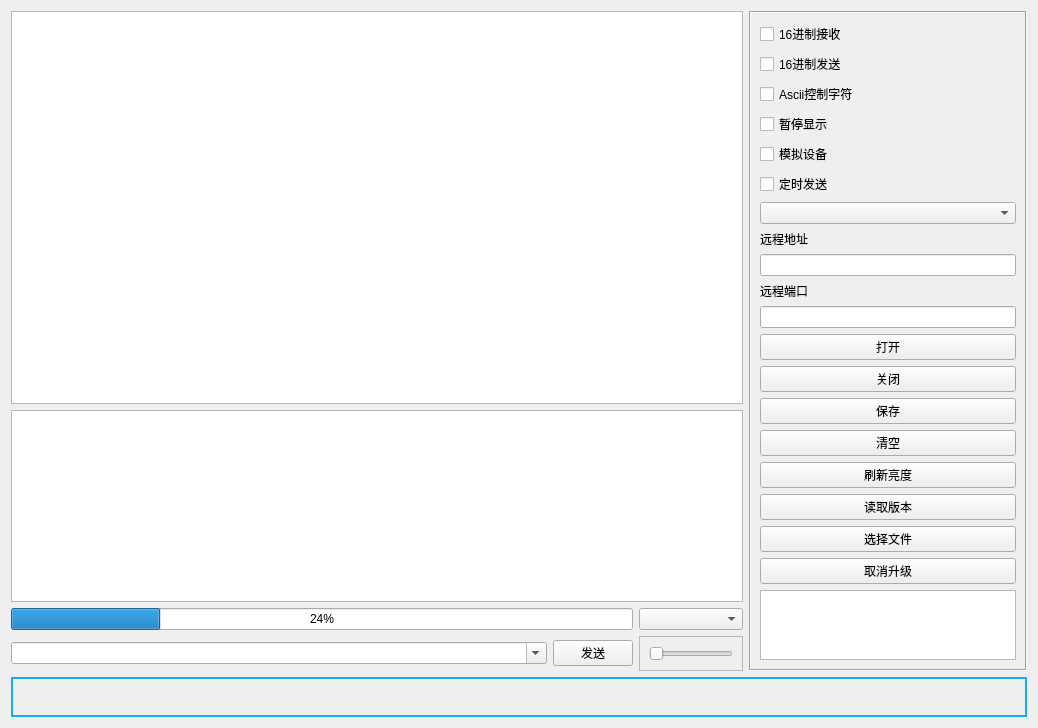
<?xml version="1.0" encoding="UTF-8"?>
<ui version="4.0">
 <class>frmUdpClient</class>
 <widget class="QWidget" name="frmUdpClient">
  <property name="geometry">
   <rect>
    <x>0</x>
    <y>0</y>
    <width>1038</width>
    <height>627</height>
   </rect>
  </property>
  <property name="windowTitle">
   <string>Form</string>
  </property>
  <layout class="QGridLayout" name="gridLayout" rowstretch="1,0,0,0,0,0,0" columnstretch="6,0,0">
   <item row="0" column="2" rowspan="6">
    <widget class="QFrame" name="frame">
     <property name="sizePolicy">
      <sizepolicy hsizetype="Preferred" vsizetype="Preferred">
       <horstretch>0</horstretch>
       <verstretch>0</verstretch>
      </sizepolicy>
     </property>
     <property name="minimumSize">
      <size>
       <width>0</width>
       <height>0</height>
      </size>
     </property>
     <property name="maximumSize">
      <size>
       <width>16777215</width>
       <height>16777215</height>
      </size>
     </property>
     <property name="frameShape">
      <enum>QFrame::Box</enum>
     </property>
     <property name="frameShadow">
      <enum>QFrame::Sunken</enum>
     </property>
     <layout class="QVBoxLayout" name="verticalLayout_2">
      <item>
       <widget class="QCheckBox" name="ckHexReceive">
        <property name="text">
         <string>16进制接收</string>
        </property>
       </widget>
      </item>
      <item>
       <widget class="QCheckBox" name="ckHexSend">
        <property name="text">
         <string>16进制发送</string>
        </property>
       </widget>
      </item>
      <item>
       <widget class="QCheckBox" name="ckAscii">
        <property name="text">
         <string>Ascii控制字符</string>
        </property>
       </widget>
      </item>
      <item>
       <widget class="QCheckBox" name="ckShow">
        <property name="text">
         <string>暂停显示</string>
        </property>
       </widget>
      </item>
      <item>
       <widget class="QCheckBox" name="ckDebug">
        <property name="text">
         <string>模拟设备</string>
        </property>
       </widget>
      </item>
      <item>
       <widget class="QCheckBox" name="ckAutoSend">
        <property name="text">
         <string>定时发送</string>
        </property>
       </widget>
      </item>
      <item>
       <widget class="QComboBox" name="cboxInterval"/>
      </item>
      <item>
       <widget class="QLabel" name="labServerIP">
        <property name="text">
         <string>远程地址</string>
        </property>
       </widget>
      </item>
      <item>
       <widget class="QLineEdit" name="txtServerIP"/>
      </item>
      <item>
       <widget class="QLabel" name="labServerPort">
        <property name="text">
         <string>远程端口</string>
        </property>
       </widget>
      </item>
      <item>
       <widget class="QLineEdit" name="txtServerPort"/>
      </item>
      <item>
       <widget class="QPushButton" name="btnOpen">
        <property name="text">
         <string>打开</string>
        </property>
       </widget>
      </item>
      <item>
       <widget class="QPushButton" name="btnClose">
        <property name="text">
         <string>关闭</string>
        </property>
       </widget>
      </item>
      <item>
       <widget class="QPushButton" name="btnSave">
        <property name="text">
         <string>保存</string>
        </property>
       </widget>
      </item>
      <item>
       <widget class="QPushButton" name="btnClear">
        <property name="text">
         <string>清空</string>
        </property>
       </widget>
      </item>
      <item>
       <spacer name="verticalSpacer">
        <property name="orientation">
         <enum>Qt::Vertical</enum>
        </property>
        <property name="sizeHint" stdset="0">
         <size>
          <width>20</width>
          <height>40</height>
         </size>
        </property>
       </spacer>
      </item>
      <item>
       <widget class="QPushButton" name="pushButton">
        <property name="text">
         <string>刷新亮度</string>
        </property>
       </widget>
      </item>
      <item>
       <widget class="QPushButton" name="pushButton_4">
        <property name="text">
         <string>读取版本</string>
        </property>
       </widget>
      </item>
      <item>
       <widget class="QPushButton" name="pushButton_2">
        <property name="text">
         <string>选择文件</string>
        </property>
       </widget>
      </item>
      <item>
       <widget class="QPushButton" name="pushButton_3">
        <property name="text">
         <string>取消升级</string>
        </property>
       </widget>
      </item>
      <item>
       <widget class="QTextEdit" name="textEdit"/>
      </item>
     </layout>
    </widget>
   </item>
   <item row="4" column="1">
    <widget class="QComboBox" name="comboBox"/>
   </item>
   <item row="0" column="0" rowspan="3" colspan="2">
    <widget class="QTextEdit" name="txtMain">
     <property name="readOnly">
      <bool>true</bool>
     </property>
    </widget>
   </item>
   <item row="3" column="0" colspan="2">
    <widget class="QTableWidget" name="tableWidget">
     <property name="sizePolicy">
      <sizepolicy hsizetype="Expanding" vsizetype="Expanding">
       <horstretch>0</horstretch>
       <verstretch>0</verstretch>
      </sizepolicy>
     </property>
    </widget>
   </item>
   <item row="4" column="0">
    <widget class="QProgressBar" name="progressBar">
     <property name="value">
      <number>24</number>
     </property>
    </widget>
   </item>
   <item row="5" column="0">
    <widget class="QWidget" name="widget" native="true">
     <layout class="QHBoxLayout" name="layUdpServer">
      <property name="leftMargin">
       <number>0</number>
      </property>
      <property name="topMargin">
       <number>0</number>
      </property>
      <property name="rightMargin">
       <number>0</number>
      </property>
      <property name="bottomMargin">
       <number>0</number>
      </property>
      <item>
       <widget class="QComboBox" name="cboxData">
        <property name="sizePolicy">
         <sizepolicy hsizetype="Preferred" vsizetype="Fixed">
          <horstretch>0</horstretch>
          <verstretch>0</verstretch>
         </sizepolicy>
        </property>
        <property name="editable">
         <bool>true</bool>
        </property>
       </widget>
      </item>
      <item>
       <widget class="QPushButton" name="btnSend">
        <property name="minimumSize">
         <size>
          <width>80</width>
          <height>0</height>
         </size>
        </property>
        <property name="maximumSize">
         <size>
          <width>80</width>
          <height>16777215</height>
         </size>
        </property>
        <property name="text">
         <string>发送</string>
        </property>
       </widget>
      </item>
     </layout>
    </widget>
   </item>
   <item row="5" column="1">
    <widget class="QFrame" name="frame_2">
     <property name="frameShape">
      <enum>QFrame::StyledPanel</enum>
     </property>
     <property name="frameShadow">
      <enum>QFrame::Raised</enum>
     </property>
     <layout class="QVBoxLayout" name="verticalLayout">
      <item>
       <widget class="QSlider" name="horizontalSlider">
        <property name="sizePolicy">
         <sizepolicy hsizetype="Preferred" vsizetype="Fixed">
          <horstretch>0</horstretch>
          <verstretch>0</verstretch>
         </sizepolicy>
        </property>
        <property name="maximum">
         <number>100</number>
        </property>
        <property name="orientation">
         <enum>Qt::Horizontal</enum>
        </property>
       </widget>
      </item>
     </layout>
    </widget>
   </item>
   <item row="6" column="0" colspan="3">
    <widget class="QWidget" name="widget_3" native="true">
     <property name="minimumSize">
      <size>
       <width>0</width>
       <height>40</height>
      </size>
     </property>
     <property name="maximumSize">
      <size>
       <width>16777215</width>
       <height>40</height>
      </size>
     </property>
     <property name="styleSheet">
      <string notr="true">QWidget#widget_3{
border: 2px solid #11ACF1;
}</string>
     </property>
    </widget>
   </item>
  </layout>
 </widget>
 <resources/>
 <connections/>
</ui>
